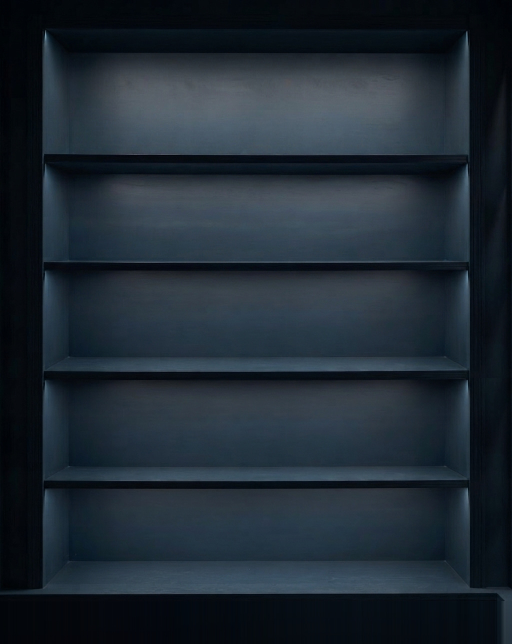
#> input picture shelves-navy.jpg, 1024 x 1288 px, found by its file name (shown at 1/2 size)
$ python wall.py ../shelves-navy.jpg ../wall-desktop.jpg
#> lines starting #> are read from the running program, lines starting #| are printed output that depends on the picture
#!/usr/bin/env python3
"""Build the landing page's three wall pictures from her own photographs.

    python3 tools/wall.py  <sagnegalleryshelveswood.png>  <sagneplateblank.jpg>

Everything the page draws on is made here, so the steps are recorded rather than
living in a scratchpad.  Her originals are in her `daidle` Drive folder; nothing
in this script invents anything, it only moves her own pixels about.

The five boards in her photograph sit at rows 164, 320, 480, 634 and 789.
Every number below was measured off that picture, not chosen.
"""
import sys, numpy as np
from PIL import Image, ImageFilter

SRC_BOARDS = [(164,195),(320,345),(480,499),(634,659),(789,820)]
SKIRTING   = 895          # where the baseboard's top moulding begins
FLOOR      = 944          # where the floorboards begin

def load(p):  return np.asarray(Image.open(p).convert('RGB')).astype(np.float64)
#> called with p = 'shelves-navy.jpg'
def save(a,p):
    Image.fromarray(np.clip(a,0,255).astype(np.uint8)).save(p, quality=94)
    print(f'   wrote {p}  {a.shape[1]}x{a.shape[0]}')

def trade_floor_for_wall(a, shift=40):
    """Half the floor is dead space; the wall above the top shelf is not enough.
    Stretch the plain wall above the first board by `shift` and crop the same off
    the floor, so the picture is the same size with the room better spent."""
#> called with shift = 40
    H,W,_ = a.shape
#> H = 1288; W = 1024
    top = a[:141]
    ys  = np.linspace(0,140,141+shift)
    i0=np.clip(np.floor(ys).astype(int),0,140); i1=np.clip(i0+1,0,140); f=(ys-i0)[:,None,None]
    return np.vstack([top[i0]*(1-f)+top[i1]*f, a[141:]])[:H]

def clean_bays(a, boards, bottom):
    """Her idea: the wall above the top shelf has no shadow on it, so use that
    same wall in every bay.  Under each board the wall was almost black (about 3
    of 255) and took a hundred rows to recover; the clean band is 20 at its
    darkest.  Taken across the middle only, so the picture keeps its own corners."""
#> called with bottom = 935
    H,W,_ = a.shape
#> H = 1288; W = 1024
    clean = a[0:180]
    x = np.arange(W).astype(float)
#> x = 1024 values from 0 to 1023
    wx = (np.clip((x-100)/110,0,1) * np.clip((W-100-x)/110,0,1))[None,:,None]
    out = a.copy()
    spans = [(boards[i][1], boards[i+1][0]) for i in range(len(boards)-1)] + [(boards[-1][1], bottom)]
    for y0,y1 in spans:
        h=y1-y0
        ys=np.linspace(0,clean.shape[0]-1,h)
        i0=np.floor(ys).astype(int); i1=np.clip(i0+1,0,clean.shape[0]-1); f=(ys-i0)[:,None,None]
        new = clean[i0]*(1-f)+clean[i1]*f
        wy=np.ones((h,1,1)); fe=8
        for i in range(fe): wy[i]=min(1,i/fe); wy[-1-i]=min(1,i/fe)
        m=wy*wx
        out[y0:y1]=np.clip(a[y0:y1]*(1-m)+new*m,0,255)
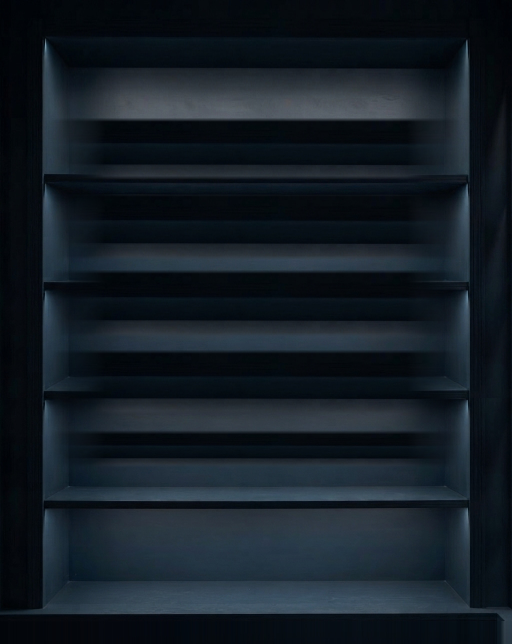
#> out: shape (1288, 1024, 3) float64 (shown at 1/2 size); mean of channels 0, 1, 2 20.5, 29.4, 37.7; drawn as R, G, B
    return out

def match_cabinet(a, cabinet):
    """Her call: use the colours that are in the cabinet.  Its interior is a slate
    (49,62,74); this wall was a saturated navy (20,28,43).  Painted wall only --
    the walnut keeps its own colour."""
    C = np.vstack([cabinet[y0:y1,150:880].reshape(-1,3) for y0,y1 in
                   [(150,260),(360,460),(560,660),(760,860),(960,1080)]])
    cm, cs = C.mean(axis=0), C.std(axis=0)
#> cm = [50.04, 61.13, 71.58]; cs = [19.56, 19.83, 20.28]
    warm = a[:,:,0]-a[:,:,2]
    m = np.clip((2.0-warm)/12.0, 0, 1)
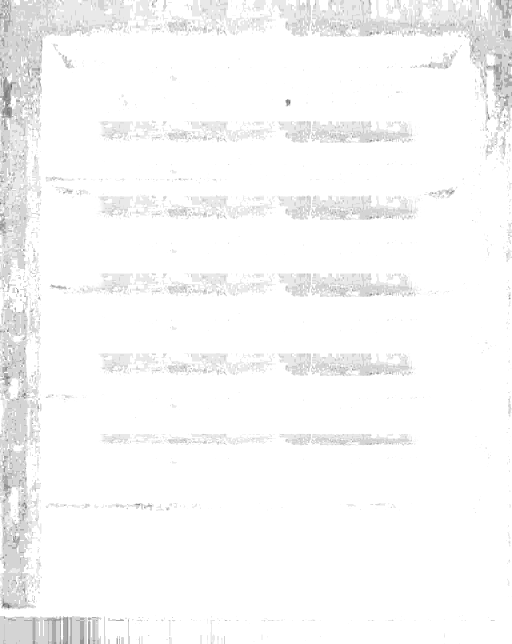
#> m: shape (1288, 1024) float64 (shown at 1/2 size); min 0.333, max 1, mean 0.975
    m = np.asarray(Image.fromarray((m*255).astype(np.uint8)).filter(ImageFilter.GaussianBlur(2))).astype(float)/255
    wp = a[m>0.85]; wm, ws = wp.mean(axis=0), wp.std(axis=0)
#> after `wm, ws = (wp.mean(axis=0), wp.std(axis=0))`: wm = [21.52, 30.85, 39.32]; ws = [19.55, 22.32, 24.68]
    matched = np.clip((a-wm)/np.maximum(ws,1e-6)*cs + cm, 0, 255)
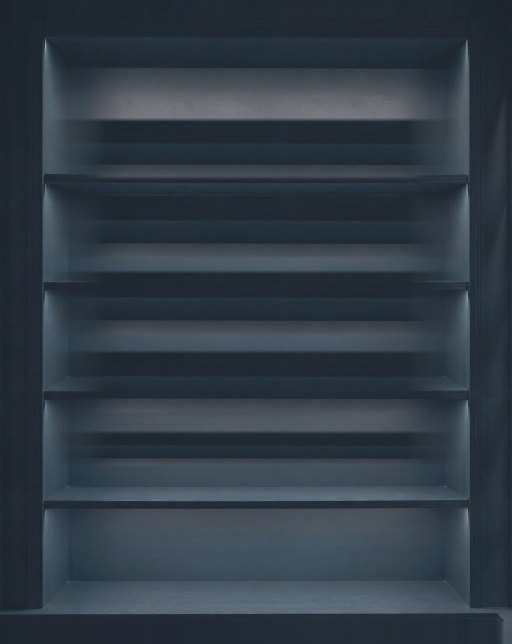
#> matched: shape (1288, 1024, 3) float64 (shown at 1/2 size); mean of channels 0, 1, 2 49, 59.9, 70.2; drawn as R, G, B
    return np.clip(a + (matched-a)*m[:,:,None], 0, 255)

def widen(a, pad=180):
    """The desktop picture is cropped to the WINDOW's shape by its sides, never its
    foot -- the ends of the wall are bare and the floor is not. So give it more of
    its own plain wall at each end for the window to take."""
#> called with pad = 563
    H,W,_ = a.shape
#> H = 1288; W = 1024
    def stretch(block, out_w, flip):
#> called with out_w = 673, flip = True
        src = block[:, ::-1] if flip else block
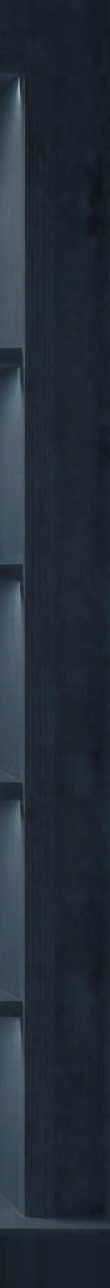
#> src: shape (1288, 110, 3) float64; mean of channels 0, 1, 2 36.7, 46, 55.3; drawn as R, G, B
        xs = np.linspace(0, src.shape[1]-1, out_w)
#> xs = 673 values from 0 to 109
        i0=np.floor(xs).astype(int); i1=np.clip(i0+1,0,src.shape[1]-1); f=(xs-i0)[None,:,None]
#> after `i0 = np.floor(xs).astype(int)`: i0 = 673 values from 0 to 109
#> after `i1 = np.clip(i0 + 1, 0, src.shape[1] - 1)`: i1 = 673 values from 1 to 109
#> after `f = (xs - i0)[None, :, None]`: f = 673 values, max 0.999 at index 635, min 0 at index 0, mean 0.499
        g = src[:,i0]*(1-f) + src[:,i1]*f
        return g[:, ::-1] if flip else g
#> returned value: shape (1288, 673, 3) float64
    left  = stretch(a[:, :110], 110+pad, True)
    right = stretch(a[:, -110:], 110+pad, False)
#> call 2 of stretch, with out_w = 673, flip = False
#> in stretch (call 2), `g = src[:,i0]*(1-f) + src[:,i1]*f`:
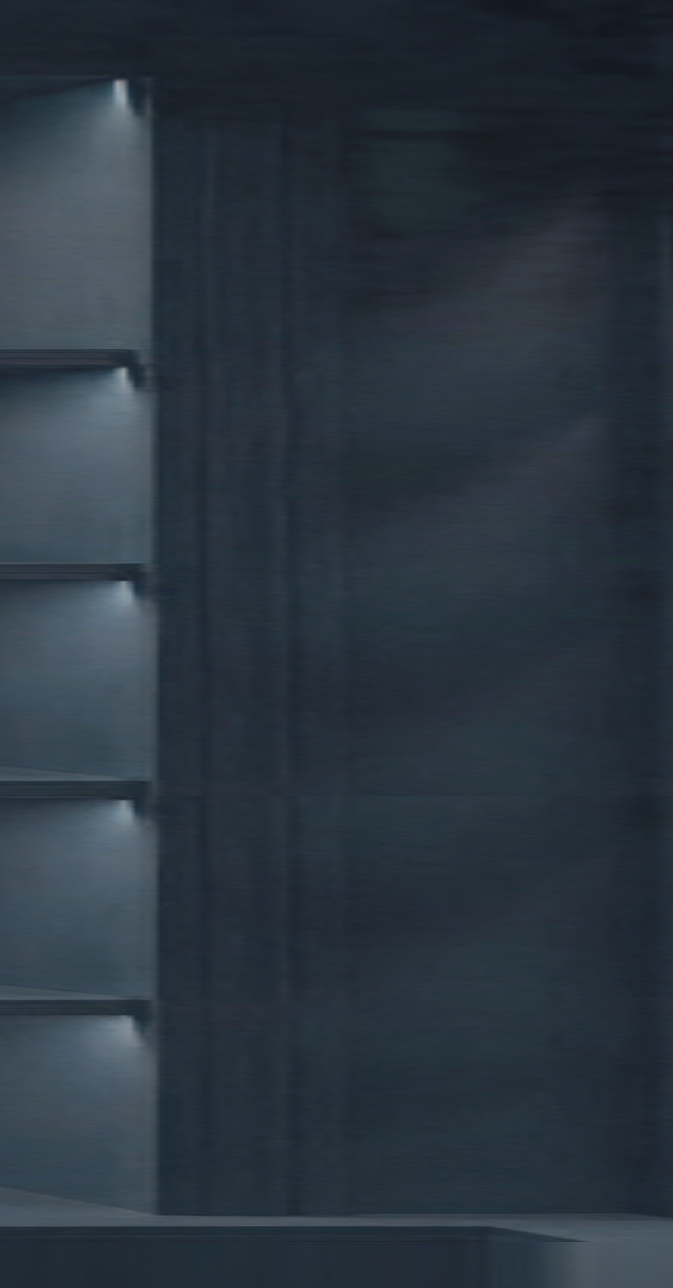
#> g: shape (1288, 673, 3) float64; mean of channels 0, 1, 2 43, 54, 64.4; drawn as R, G, B
    return np.concatenate([left, a[:, 110:-110], right], axis=1)
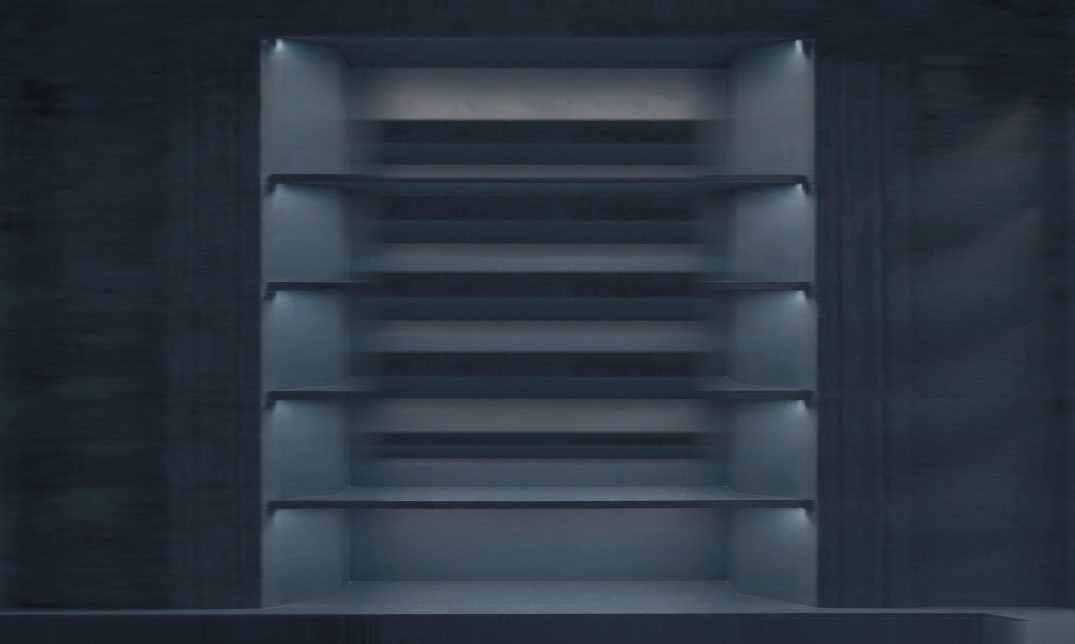
#> returned value: shape (1288, 2150, 3) float64 (shown at 1/2 size); mean of channels 0, 1, 2 43.9, 54.3, 64.3; drawn as R, G, B
#|    wrote wall-desktop.jpg  2150x1288

def narrow(a, board_l, board_r, margin, keep, feather=26):
    """Her idea for phones: shorten the shelves.  The slice comes out of the
    MIDDLE, so every board keeps both of its real ends and the wall its corners."""
#> called with board_l = 169, board_r = 1362, margin = 25, keep = 380, feather = 26
    half=keep//2
    L0=board_l-margin; L1=L0+margin+half
    R1=board_r+margin; R0=R1-margin-(keep-half)
    left, right = a[:,L0:L1], a[:,R0:R1]
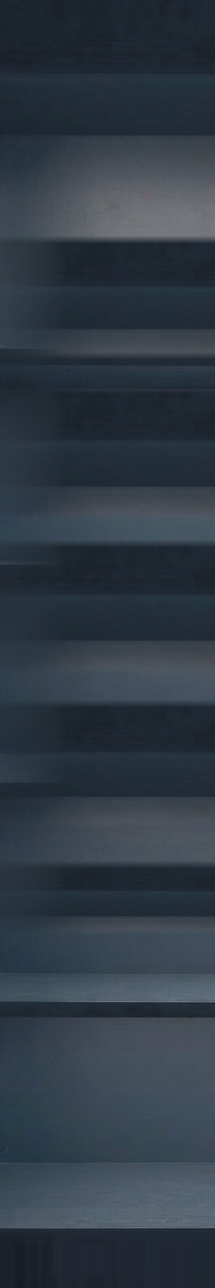
#> left: shape (1288, 215, 3) float64; mean of channels 0, 1, 2 48.5, 59.4, 69.8; drawn as R, G, B
#> right = empty array
    out=np.concatenate([left,right],axis=1); j=left.shape[1]
#> after `j = left.shape[1]`: j = 215
    for i in range(feather):
        t=i/feather
        out[:, j-feather+i] = left[:, -feather+i]*(1-t) + right[:, i]*t
    return out

def shorten(a, boards, bottom_row, top, bay, out_h):
    """Bring the shelves closer together so five of them fit a phone screen, with
    the boards themselves carried across rigid so no wood is stretched."""
    a = a[:bottom_row+1]; H,W,_ = a.shape
    dst=[top+bay*i for i in range(len(boards))]
    sp=[0.0]; dp=[0.0]
    for (t,b),d in zip(boards,dst):
        s=d-(t+b)//2; sp+=[t,b]; dp+=[t+s,b+s]
    sp+=[H-1]; dp+=[out_h-1]
    ys=np.arange(out_h,dtype=float); src=np.interp(ys,dp,sp)
    i0=np.clip(np.floor(src).astype(int),0,H-1); i1=np.clip(i0+1,0,H-1); f=(src-i0)[:,None,None]
    return a[i0]*(1-f)+a[i1]*f, [[t+(d-(t+b)//2), b+(d-(t+b)//2)] for (t,b),d in zip(boards,dst)]

if __name__ == '__main__':
    shelf_src, plate_src = sys.argv[1], sys.argv[2]
    cabinet = load('shelves-navy.jpg')

    # ---- desktop: 1536x1024, her picture with the room better spent ------------
    a = trade_floor_for_wall(load(shelf_src), 40)
    B = [[t+40, b+40] for t, b in SRC_BOARDS]
    a = clean_bays(a, B, SKIRTING+40)
    a = match_cabinet(a, cabinet)
    PAD = 563   # enough plain wall that the widest window crops sides, never the foot
    save(widen(a, PAD), 'wall-desktop.jpg')
    print('   desktop boards:', B, ' everything shifted right by', PAD)

    # ---- phone: shelves shortened from the middle, bays closed up --------------
#> (the run stopped early here; a loop or call above may not have finished)

$ run again, with chest.jpg copied over shelves-navy.jpg
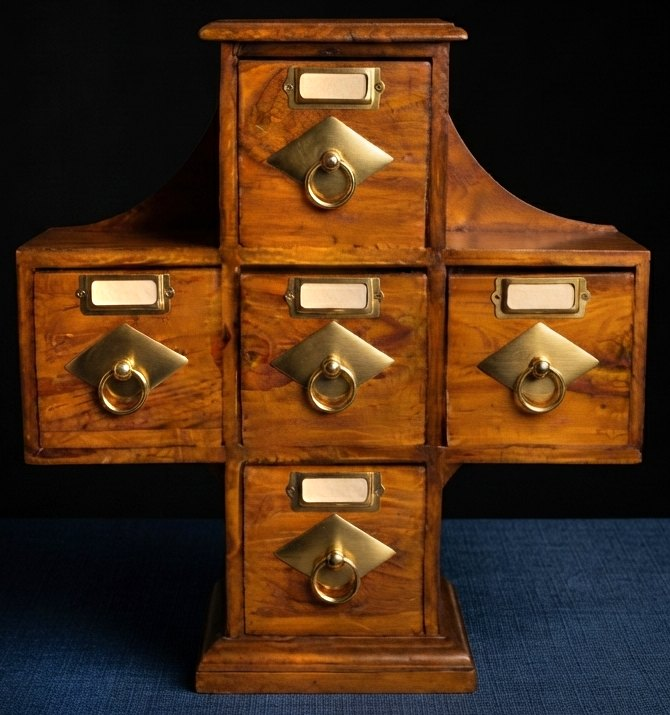
#> input picture chest.jpg, 670 x 715 px, found by its file name
#> in trade_floor_for_wall, `H,W,_ = a.shape`: H = 715; W = 670
#> the loop in clean_bays, `for y0,y1 in spans:` made 4 passes
#> pass 1, in clean_bays, `new = clean[i0]*(1-f)+clean[i1]*f`:
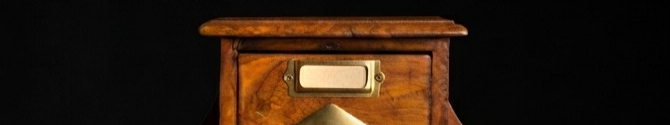
#> new: shape (125, 670, 3) float64; mean of channels 0, 1, 2 44.7, 27.4, 14.3; drawn as R, G, B
#> after the loop in clean_bays, `for y0,y1 in spans:`:
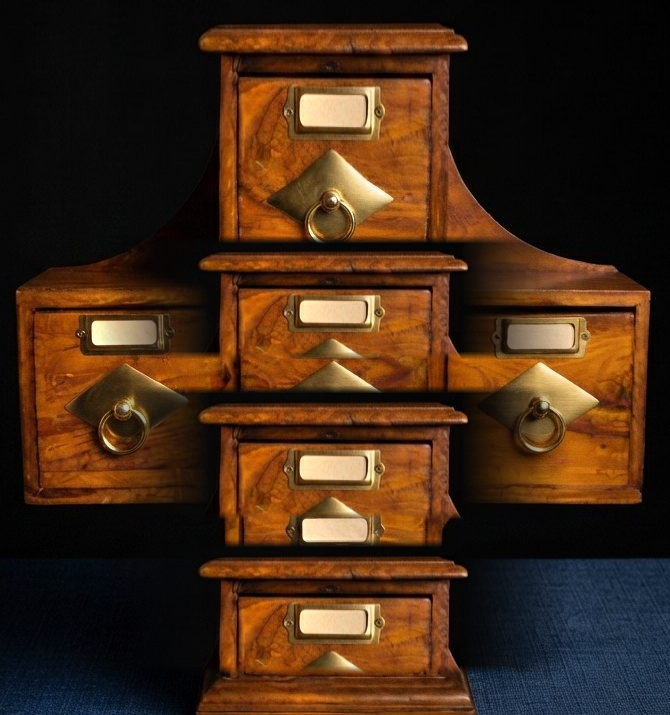
#> out: shape (715, 670, 3) float64; mean of channels 0, 1, 2 67.8, 41.7, 22; drawn as R, G, B

$ run again, with crystal-card-sm.jpg copied over shelves-navy.jpg
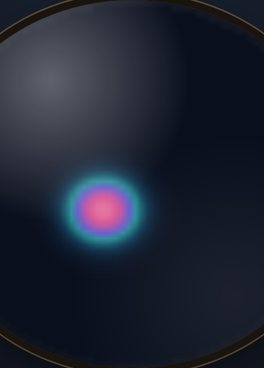
#> input picture crystal-card-sm.jpg, 264 x 368 px, found by its file name
#> in trade_floor_for_wall, `H,W,_ = a.shape`: H = 368; W = 264
#> in clean_bays, `clean = a[0:180]`:
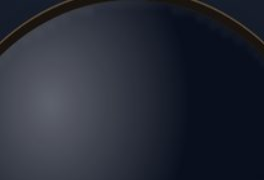
#> clean: shape (180, 264, 3) float64; mean of channels 0, 1, 2 38.9, 43.1, 54.6; drawn as R, G, B
#> the loop in clean_bays, `for y0,y1 in spans:` made 2 passes
#> pass 2, in clean_bays, `new = clean[i0]*(1-f)+clean[i1]*f`:
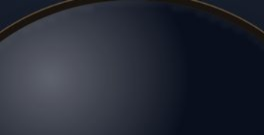
#> new: shape (135, 264, 3) float64; mean of channels 0, 1, 2 38.9, 43, 54.5; drawn as R, G, B
